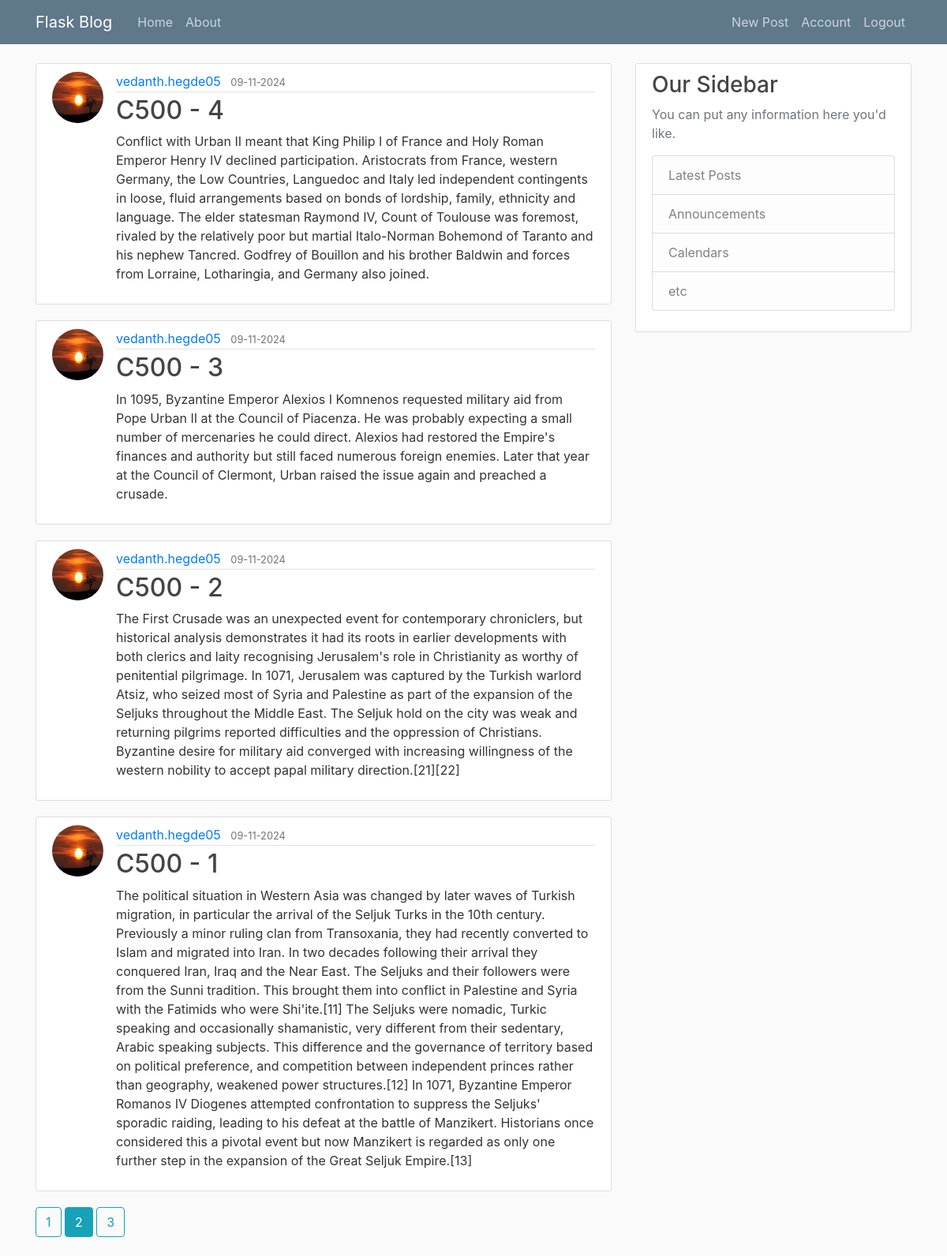
Page /home?page=2 (signed in) on the committed database.
### flask_corey/models.py (models this page shows, shortened)
class Post(db.Model):
    id = db.Column(db.Integer, primary_key=True)
    title = db.Column(db.String(100), nullable=False)
    date_posted = db.Column(db.DateTime, nullable=False, default=datetime.utcnow)
    content = db.Column(db.Text, nullable=False)
    user_id = db.Column(db.Integer, db.ForeignKey('user.id'), nullable=False)

class User(db.Model, UserMixin):
    id = db.Column(db.Integer, primary_key=True)
    username = db.Column(db.String(20), unique=True, nullable=False)
    email = db.Column(db.String(120), unique=True, nullable=False)
    image_file = db.Column(db.String(20), nullable=False, default='default.jpg')
    password = db.Column(db.String(60), nullable=False)
    posts = db.relationship('Post', backref='author', lazy=True)

### flask_corey/main/routes.py (the view)
@main.route("/")
@main.route("/home")
def home():
    page = request.args.get('page', 1, type=int)
    posts = Post.query.order_by(Post.date_posted.desc()).paginate(page=page, per_page=4)
    return render_template('home.html', posts=posts)

### flask_corey/models.py (called while the page is built)
@login_manager.user_loader
def load_user(user_id):
    return User.query.get(int(user_id))

### flask_corey/templates/home.html
{% extends "layout.html" %}
{% block content %}
    {% for post in posts.items %}
        <article class="media content-section">
            <img src="{{ url_for('static', filename='profile_pics/' + post.author.image_file) }}" class="rounded-circle article-img">
            <div class="media-body">
            <div class="article-metadata">
                <a class="mr-2" href="{{ url_for('users.user_posts', username=post.author.username) }}">{{ post.author.username }}</a>
                <small class="text-muted">{{ post.date_posted.strftime('%m-%d-%Y') }}</small>
            </div>
            <h2><a class="article-title" href="{{ url_for('posts.post', post_id=post.id) }}">{{ post.title }}</a></h2>
            <p class="article-content">{{ post.content }}</p>
            </div>
        </article>
    {% endfor %}
    {% for page_num in posts.iter_pages(left_edge=1, right_edge=1, left_current=1, right_current=2) %}
        {% if page_num %}
            {% if posts.page == page_num %}
                <a class="btn btn-info mb-4" href="{{ url_for('main.home', page=page_num) }}">{{ page_num }}</a>
            {% else %}
                <a class="btn btn-outline-info mb-4" href="{{ url_for('main.home', page=page_num) }}">{{ page_num }}</a>
            {% endif %}
        {% else %}
            ...
        {% endif %}
    {% endfor %}
{% endblock content %}

### flask_corey/static/main.css (style rules this page uses)
body { background: #fafafa; color: #333333; margin-top: 5rem; }
h1, h2, h3, h4, h5, h6 { color: #444444; }
.content-section { background: #ffffff; padding: 10px 20px; border: 1px solid #dddddd; border-radius: 3px; margin-bottom: 20px; }
.article-title { color: #444444; }
.article-content { white-space: pre-line; }
.article-img { height: 65px; width: 65px; margin-right: 16px; }
.article-metadata { padding-bottom: 1px; margin-bottom: 4px; border-bottom: 1px solid #e3e3e3 }

### rows in the picture
Post: image_file (placeholder picture), author.username "vedanth.hegde05", date_posted "09-11-2024", title "C500 - 4", content "Conflict with Urban II meant that King Philip I of France and Holy Roman Emperor Henry IV declined participation. Aristocrats from France, western Germany, the Low Countries, Languedoc and Italy led independent contingents in loose, fluid arrangements based on bonds of lordship, family, ethnicity and language. The elder statesman Raymond IV, Count of Toulouse was foremost, rivaled by the relatively poor but martial Italo-Norman Bohemond of Taranto and his nephew Tancred. Godfrey of Bouillon and his brother Baldwin and forces from Lorraine, Lotharingia, and Germany also joined."
Post: image_file (placeholder picture), author.username "vedanth.hegde05", date_posted "09-11-2024", title "C500 - 3", content "In 1095, Byzantine Emperor Alexios I Komnenos requested military aid from Pope Urban II at the Council of Piacenza. He was probably expecting a small number of mercenaries he could direct. Alexios had restored the Empire's finances and authority but still faced numerous foreign enemies. Later that year at the Council of Clermont, Urban raised the issue again and preached a crusade."
Post: image_file (placeholder picture), author.username "vedanth.hegde05", date_posted "09-11-2024", title "C500 - 2", content "The First Crusade was an unexpected event for contemporary chroniclers, but historical analysis demonstrates it had its roots in earlier developments with both clerics and laity recognising Jerusalem's role in Christianity as worthy of penitential pilgrimage. In 1071, Jerusalem was captured by the Turkish warlord Atsiz, who seized most of Syria and Palestine as part of the expansion of the Seljuks throughout the Middle East. The Seljuk hold on the city was weak and returning pilgrims reported difficulties and the oppression of Christians. Byzantine desire for military aid converged with increasing willingness of the western nobility to accept papal military direction.[21][22]"
Post: image_file (placeholder picture), author.username "vedanth.hegde05", date_posted "09-11-2024", title "C500 - 1", content "The political situation in Western Asia was changed by later waves of Turkish migration, in particular the arrival of the Seljuk Turks in the 10th century. Previously a minor ruling clan from Transoxania, they had recently converted to Islam and migrated into Iran. In two decades following their arrival they conquered Iran, Iraq and the Near East. The Seljuks and their followers were from the Sunni tradition. This brought them into conflict in Palestine and Syria with the Fatimids who were Shi'ite.[11] The Seljuks were nomadic, Turkic speaking and occasionally shamanistic, very different from their sedentary, Arabic speaking subjects. This difference and the governance of territory based on…"

### other values in the picture
{{ page_num }} "1" "3"
{{ page_num }} "2"
